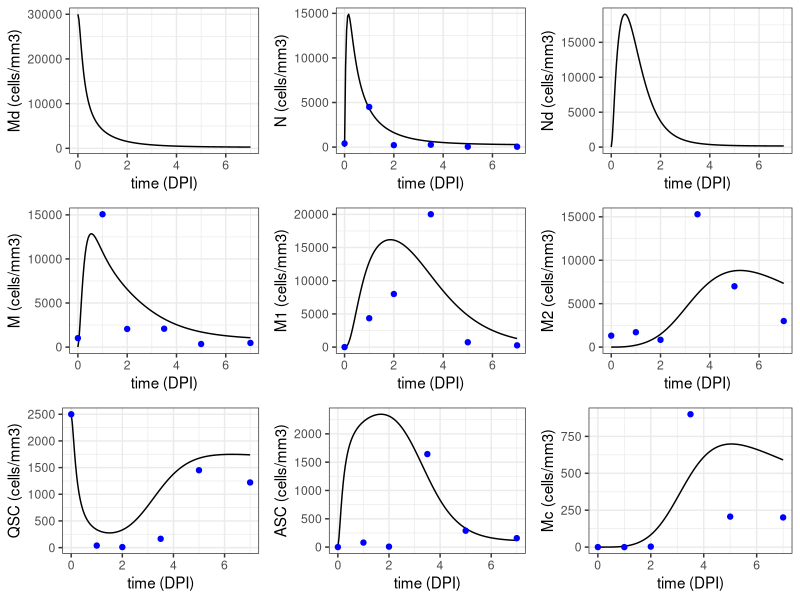
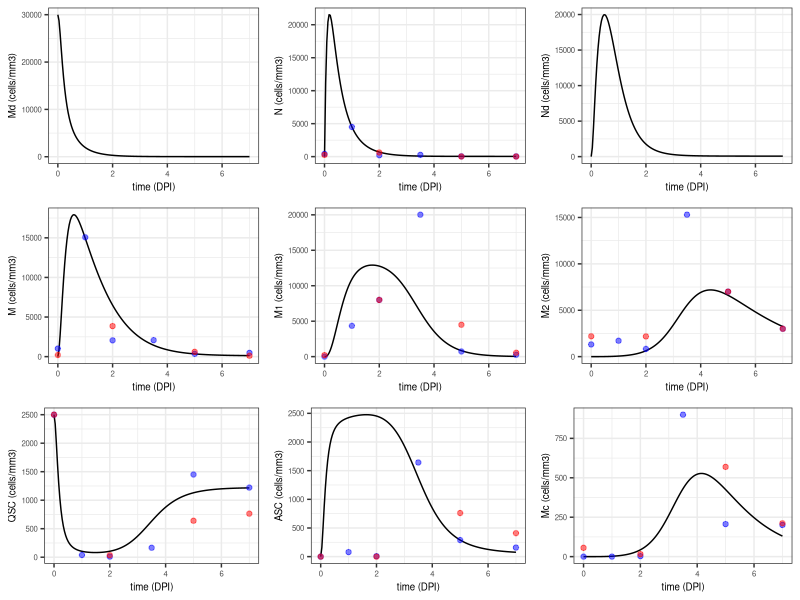

R code for these plots, in order: (Note: this script raises an error after producing the figures.)
# =================================================
# Re-runing the same Al-Ghazawi code with the new 
# Re-annotated data included for simulation 
# =================================================


#################### Libraries ####################

suppressPackageStartupMessages({
  library(deSolve)
  library(dplyr)
  library(tidyr)
  library(gplots)
  library(ggplot2)
  library(gridExtra)
  library(reshape2)
  library(RColorBrewer)
})

# ===================================== Own Annotated Data (2025-07-20) ===================================================

# Start with the raw proportions (my own proportions)
McKellarPercent <- data.frame(
  time = c(0, 1, 2, 3.5, 5, 7),
  Md = c(NA, NA, NA, NA, NA, NA),
  N = c(0.0778, 0.175, 0.0195, 0.00663, 0.00443, 0.00755),
  Nd = c(NA, NA, NA, NA, NA, NA),
  M = c(0.194, 0.586, 0.185, 0.0516, 0.0348, 0.0878),
  M1 = c(0, 0.169, 0.719, 0.496, 0.0724, 0.0491),
  M2 = c(0.251, 0.0666, 0.0751, 0.379, 0.695, 0.560),
  QSC = c(0.477, 0.00150, 0.000917, 0.00414, 0.144, 0.228),
  ASC = c(0, 0.00307, 0.000678, 0.0407, 0.0287, 0.0295),
  Mc = c(0, 0, 0.000282, 0.0223, 0.0205, 0.0375)
)

# Convert to percentage & round (except 'time')
McKellarPercent <- McKellarPercent %>%
  mutate(across(-time, ~ round(.x * 100, 2)))

# McKellarPercent now holds the percentage values rounded to 2 decimal points
print(McKellarPercent)

# Now for DeMicheli 

DeMicheliPercent <- data.frame(
  time = c(0, 2, 5, 7),
  Md = c(NA, NA, NA, NA),
  N = c(0.0487, 0.0425, 0.00149, 0.00323),
  Nd = c(NA, NA, NA, NA),
  M = c(0.0379, 0.262, 0.0430, 0.0220),
  M1 = c(0.0390, 0.543, 0.319, 0.108),
  M2 = c(0.404, 0.148, 0.497, 0.593),
  QSC = c(0.460, 0.00242, 0.0454, 0.151),
  ASC = c(0, 0, 0.0540, 0.0809),
  Mc = c(0.0103, 0.00108, 0.0404, 0.0418)
)

DeMicheliPercent <- DeMicheliPercent %>%
  mutate(across(-time, ~ round(.x * 100, 2)))

print(DeMicheliPercent)

# =========================================== Converting function to pre-defined scales ==========================================

# This function calibrates a given cells percent dataframe, like either of the two above
# to units of cells per cubic millimeter. It does so based on specified counts of
# representative cell types taken from the literature that should be achieved at different
# days post-injury.
CalibratePercents <- function(PercentDF) {
  CalibDF <- data.frame(PercentDF)
  NTimes <- nrow(PercentDF)
  NVars <- ncol(PercentDF)
  Times = PercentDF[,1]
  for (row in 1:NTimes) {
    # Figure out the scale factor for this row:
    RowTime <- PercentDF[row,1]
    RowScale <- 0
    if (RowTime==0) {
      RowScale <- 2500 / PercentDF[row,'QSC'] # QSC at Day 0 should be 2500
    }
    if (RowTime==1) {
      RowScale <- 4500 / PercentDF[row,'N'] # Neutrophils at Day 1 should be 4500
    }
    if (RowTime==2) {
      RowScale <- 8000 / PercentDF[row,'M1'] # M1 Macrophages at Day 2 should be 8000
    }
    if (RowTime==3.5) {
      RowScale <- 900 / PercentDF[row,'Mc'] # Myocytes at Day 3.5 should be 900
    }
    if (RowTime==5) {
      RowScale <- 7000 / PercentDF[row,'M2'] # M2 Macrophages at Day 5 should be 7000
    }
    if (RowTime==7) {
      RowScale <- 3000 / PercentDF[row,'M2'] # M2 Macrophages at Day 7 should be 3000
    }
    
    # Then apply the scale to the row
    CalibDF[row,] = RowScale * CalibDF[row,]
    
  }
  
  # Put but the times -- because we scaled them above, duh!
  CalibDF[,1] = Times
  return(CalibDF)
}

# Converted McKellar 
McKellarCellsPerMM3 <- CalibratePercents(McKellarPercent)
print(McKellarCellsPerMM3)

# COnverted Micheli 
DeMicheliCellsPerMM3 <- CalibratePercents(DeMicheliPercent)
print(DeMicheliCellsPerMM3)

# ============================================= ODE Model ==================================================

# Initial states of cell type variables
InitialState <- c(Md = 30000, # Dead mynuclei
                  N = 0, # Neutrophils
                  Nd = 0, # Dead neutrophils
                  M = 0, # Monocytes
                  M1 = 0, # M1 Macrophages
                  M2 = 0, # M2 Macrophages
                  QSC = 2500, # Quiescent satellite cells
                  ASC = 0, # Activated satellite cells
                  Mc = 0 # Myocytes
)

# Initial guesses at parameter values for differential equation model
# (arrived at by a combination of reasoning of time-scales for
# infiltration and exfiltration processes, as well as some amount of
# "by hand" tweaking based on qualitative expectations and comparison
# to McKellar data, but not DeMicheli data)
ParamsInit <- c(cNMd=0.0002, # Md removal by N
                cM1Md=0.00003, # Md removal by M1
                cNin=10, # N infiltration prompted by Md
                cNout=10, # N exfiltration
                cM1Nd=0.0001, # Nd removal by M1
                cMin=4, # M inflitration prompted by N
                cMM1=0.00005, # M differentiation to M1, prompted by Nd or Md
                cMout=1.2, # M exfiltration
                cM1out=1e-10, # M1 exflitration # Do we need this?
                cM1M2=1000, # M1 differentiation to M2
                cM2inhib=1000, # inhibition of M1 differentiation to M2
                cM2out=0.3, # M2 exfiltration
                cQSCN=0.0002, # QSC activation to ASC prompted by N
                cQSCMd=0.00002, # QSC activation to ASC prompted by Md
                cASCM2=0.0001, # ASC deactivation to QSC prompted by M2
                cASCpro=0.000005, # ASC proliferation prompted by M1
                cASCdiff=0.00005, # ASC differentiation to Mc prompted by M2
                cASCout=1e-10, # ASC exfiltration # Do we need this?
                cMcout=0.2 # Mc exit from system (really fusion into myotubes or something)
)

# ================================= ODE model dynamics ===============================================

# Observation times -- these are the McKellar days post injury, which
# conveniently include the DeMicheli days post injury as a subset
ObservationTimes <- c(0, 1, 2, 3.5, 5, 7)

# Function capturing regeneration dynamics
MuscleRegenDerivs <- function(time, state, params) {
  with(as.list(c(state, params)), { 
    
    dMd <- -cNMd * N * Md -cM1Md * M1 * Md  
    dN <- cNin * Md - cNout * N - cNMd * N * Md 
    dNd <- cNMd * N * Md - cM1Nd * M1 * Nd
    dM <- cMin * N - cMM1 * M * (Nd + Md) - cMout * M
    dM1 <- cMM1 * M * (Nd + Md) - cM1out * M1 - (cM1M2 / (cM2inhib + Nd + Md)) * M1
    dM2 <- M1 * cM1M2 / (cM2inhib + Nd + Md) - cM2out * M2
    dQSC <- -cQSCN * QSC * N - cQSCMd * QSC * Md + cASCM2 * M2 * ASC
    dASC <- cQSCN * QSC * N + cQSCMd * QSC * Md - cASCM2 * ASC * M2 + cASCpro * M1 * ASC - cASCdiff * M2 * ASC - cASCout * ASC
    dMc <- cASCdiff * ASC * M2 - cMcout * Mc
    
    return(list(c(dMd, dN, dNd, dM, dM1, dM2, dQSC, dASC, dMc)))
  })
}

# ============================================== Simulation Function ======================================

# Function to perform one simulation trajectory for a given set of parameters
# A second parameter OutputTimes is optional, and allows user to specify
# which time points should be reported. By default, the function returns
# time points from 0 to 7 days in increments of 1 hour
MuscleSimulation <- function(Params,OutputTimes=c()) {
  
  # Figure out time points
  if (length(OutputTimes)==0) {
    OutputTimes = seq(from = 0, to = 7, by = 1/24)
  }
  
  # Call ODE simulator to solve dynamics
  Trajectory <- ode(y = InitialState,
                    times = OutputTimes,
                    func = MuscleRegenDerivs,
                    parms = Params,
                    method = 'lsoda')
  
  # Return solution
  return(Trajectory)
}

# ======================================= Plotting Function =========================================================

# Function to plot the outcome of a simulation, optionally showing also 
# McKellar and/or DeMicheli data
ShowSimulation <- function(TrajData,ShowMcK=FALSE,ShowDeM=FALSE) {
  # Rearrange data into long lists with time and variable name as keys, and cells/mm3 values in Traj, McK or DeM columns
  TrajDF <- as.data.frame(TrajData)
  TrajLong <- TrajDF %>% 
    pivot_longer(cols = -time, names_to = "variable", values_to = "Traj")
  McKLong <- McKellarCellsPerMM3 %>% 
    pivot_longer(cols = -time, names_to = "variable", values_to = "McK")
  DeMLong <- DeMicheliCellsPerMM3 %>% 
    pivot_longer(cols = -time, names_to = "variable", values_to = "DeM")
  
  # Then join those, essentially filling in NA for McK and DeM wherever they don't have a value
  Joined_Temp <- left_join(TrajLong, McKLong, by = c("time", "variable")) 
  Joined <- left_join(Joined_Temp, DeMLong, by = c("time", "variable"))
  
  # Finally, separate them again!
  
  # Create plots for each variable
  plots <- lapply(unique(Joined$variable), function(var) {
    
    # Extract trajectory and observed just for that variable
    JoinedVar = filter(Joined,variable==var)
    
    # Plot it, depending on which observed data was requested
    if (ShowMcK==FALSE & ShowDeM==FALSE) {
      ggp <- ggplot(JoinedVar, aes(x=time)) + geom_line(aes(y=Traj)) + labs(x = "time (DPI)", y = paste(var, "(cells/mm3)")) + theme_bw()
    }
    if (ShowMcK==TRUE & ShowDeM==FALSE) {
      ggp <- ggplot(JoinedVar, aes(x=time)) + geom_line(aes(y=Traj)) + geom_point(aes(y=McK), color="blue") + labs(x = "time (DPI)", y = paste(var, "(cells/mm3)")) + theme_bw()
    }
    if (ShowMcK==FALSE & ShowDeM==TRUE) {
      ggp <- ggplot(JoinedVar, aes(x=time)) + geom_line(aes(y=Traj)) + geom_point(aes(y=DeM), color="red") + labs(x = "time (DPI)", y = paste(var, "(cells/mm3)")) + theme_bw()
    }
    if (ShowMcK==TRUE & ShowDeM==TRUE) {
      ggp <- ggplot(JoinedVar, aes(x=time)) + geom_line(aes(y=Traj)) + geom_point(aes(y=McK), color="blue", alpha=0.5) + geom_point(aes(y=DeM), color="red", alpha=0.5) + labs(x = "time (DPI)", y = paste(var, "(cells/mm3)")) + theme_bw() + theme(text = element_text(size=7))
    }
    return(ggp)
  })
  
  # Combine all the plots into one grid
  plot_grid <- do.call(grid.arrange, c(plots, ncol = 3, nrow = 3))
  
  # Save the combined plot grid to the specified location
  ggsave("D:/Masters/Processing Codes/Masters Paper Figure/ODE/NoUse_simulation_results.png", 
         plot = plot_grid, 
         width = 12, height = 12, dpi = 300)
  
  # Print the combined plot grid
  print(plot_grid)
}

# How does it look with default parameters?
Traj <- MuscleSimulation(ParamsInit)
ShowSimulation(Traj,TRUE,FALSE)

########################################## Model fitting-related functions ##########################################

# Objective function to minimize - sum squared error of residuals of each
# state variable, normalized by the maximum observed value of that state variable.
# By default, the Params are evaluated with respect to McKellar dataset.
# Enter
Error <- function(Params,CompareTo="McKellar") {
  
  # Simulate trajectory with the parameters Params
  if (CompareTo=="McKellar") {
    Traj <- MuscleSimulation(Params,OutputTimes=c(0,1,2,3.5,5,7))
    TrajDF <- as.data.frame(Traj)
    Empirical <- McKellarCellsPerMM3
  } else {
    if (CompareTo=="DeMicheli") {
      Traj <- MuscleSimulation(Params,OutputTimes=c(0,2,5,7))
      TrajDF <- as.data.frame(Traj)
      Empirical <- DeMicheliCellsPerMM3
    } else {
      print("Unknown dataset")
      return(+inf)
    }
  }
  
  # Calculate error for each variable
  errorN <- sum(sqrt(((Empirical$N - TrajDF$N) / max(Empirical$N, na.rm = TRUE))^2))
  errorM <- sum(sqrt(((Empirical$M - TrajDF$M) / max(Empirical$M, na.rm = TRUE))^2))
  errorM1 <- sum(sqrt(((Empirical$M1 - TrajDF$M1) / max(Empirical$M1, na.rm = TRUE))^2))
  errorM2 <- sum(sqrt(((Empirical$M2 - TrajDF$M2) / max(Empirical$M2, na.rm = TRUE))^2))
  errorQSC <- sum(sqrt(((Empirical$QSC - TrajDF$QSC) / max(Empirical$QSC, na.rm = TRUE))^2))
  errorASC <- sum(sqrt(((Empirical$ASC - TrajDF$ASC) / max(Empirical$ASC, na.rm = TRUE))^2))
  errorMc <- sum(sqrt(((Empirical$Mc - TrajDF$Mc) / max(Empirical$Mc, na.rm = TRUE))^2))
  
  total_error <- errorN + errorM + errorM1 + errorM2 + errorQSC + errorASC + errorMc
  return(total_error)
}

# Similar to the above function Error with parameter "McKellar" for dataset.
# However, this function assumes that the logarithms of the parameters are input.
# It takes the exponential of that input to compute the regular-scale parameters,
# which it then feeds into Error. This is useful because it ensures regular-scale
# parameters are always positive.
Error_LogParams <- function(LogParams,CompareTo="McKellar") {
  Params <- exp(LogParams)
  return(Error(Params,CompareTo))
}

# Error of initial parameters
McK_ErrorInit <- Error(ParamsInit,"McKellar")
print(paste("Error on McKellar data with initial parameters:",McK_ErrorInit))
DeM_ErrorInit <- Error(ParamsInit,"DeMicheli")
print(paste("Error on DeMicheli data with initial parameters:",DeM_ErrorInit))

# Parameter optimization by Nelder-Mead method
y = optim(log(ParamsInit),Error_LogParams,method="Nelder-Mead")
ParamsOpt <- exp(y$par)
TrajOpt <- MuscleSimulation(ParamsOpt)
ShowSimulation(TrajOpt,TRUE,TRUE)

# Error after optimization?
McK_ErrorOpt <- Error(ParamsOpt,"McKellar")
print(paste("Error on McKellar data with optimized parameters:",McK_ErrorOpt))
DeM_ErrorOpt <- Error(ParamsOpt,"DeMicheli")
print(paste("Error on DeMicheli data with optimized parameters:",DeM_ErrorOpt))

# ================================= Initial and Optimized Parameter table for the paper ======================

# Print and save initial and optimized parameters
cat("Initial Parameters (ParamsInit):\n")
print(ParamsInit)

cat("\nOptimized Parameters (ParamsOpt):\n")
print(ParamsOpt)

# Save both to CSV for documentation
ParamTable <- data.frame(
  Parameter = names(ParamsInit),
  Initial = round(ParamsInit, 6),
  Optimized = round(ParamsOpt, 6)
)

# Set output path
output_dir <- "D:/Masters/Processing Codes/Masters Paper Figure/"
output_file <- file.path(output_dir, "ODE_Model_Parameter_Comparison.csv")

# Write CSV
write.csv(ParamTable, output_file, row.names = FALSE)

cat(paste("\nParameter table saved to:", output_file, "\n"))

# Save both to CSV for documentation — with better small value preservation
ParamTable <- data.frame(
  Parameter = names(ParamsInit),
  Initial = format(ParamsInit, scientific = TRUE, digits = 6),
  Optimized = format(ParamsOpt, scientific = TRUE, digits = 6)
)

# Output location
output_dir <- "D:/Masters/Processing Codes/Masters Paper Figure/"
output_file <- file.path(output_dir, "Accurate_ODE_Model_Parameter_Comparison.csv")

# Save to CSV
write.csv(ParamTable, output_file, row.names = FALSE)

cat(paste("\nParameter table saved to:", output_file, "\n"))


############################
### Sensitivity analysis ###
############################

# First, we compute the standard trajectory at the optimized parameters
# at 1 hour time interval
TrajOpt = as.data.frame(MuscleSimulation(ParamsOpt))

# Now, for each parameter, we simulate what would happen when that parameter
# is increased by 1%
TrajsPerturb <- c()
for (ParamIndex in 1:length(ParamsOpt)) {
  ParamsPerturb <- ParamsOpt
  ParamsPerturb[ParamIndex] <- ParamsPerturb[ParamIndex]*1.01
  TrajPerturb <- as.data.frame(MuscleSimulation(ParamsPerturb))
  TrajsPerturb <- c(TrajsPerturb,TrajPerturb)
}

# A function for plotting Sensitivity results after grouping by variable, 
# which are computed below
OurBluRed <- c('#6666FF','#7777FF','#8888FF','#9999FF','#AAAAFF','#BBBBFF','#CCCCFF','#DDDDFF','#EEEEFF','#FFFFFF','#FFEEEE','#FFDDDD','#FFCCCC','#FFBBBB','#FFAAAA','#FF9999','#FF8888','#FF7777','#FF6666')
ShowSensitivity <- function(PerturbMat,VarName='') {
  MaxAbs <- max(abs(PerturbMat))
  ToShow <- 0.5*PerturbMat/MaxAbs + 0.5 # Scaling between zero and one, with zero in the center
  NRows <- nrow(ToShow)
  NCols <- ncol(ToShow)
  for (i in 1:NRows) {
    ToShow[i,1:NCols] <- ToShow[i,NCols:1]
  }
  image(ToShow,col=OurBluRed,zlim=c(0,1),xaxt="n",yaxt="n")
  title(VarName)
  angleAxis(side=4, at=((0:(length(ParamsInit)-1))-0.0)/(length(ParamsInit)-1), labels=rev(names(ParamsInit)), srt=0, cex=0.75, xpd=TRUE)
  axis(side=1, at=(0:7)/7, labels=c('0','1','2','3','4','5','6','7'), cex=0.8, lwd.ticks=0, padj=-1.6)
}

# Now, for each state variable, compute a matrix of the proportionate differences
VarNames = names(InitialState)

# Save the grid of heatmaps as a PNG file
png(filename = "D:/Masters/Processing Codes/Masters Paper Figure/ODE/sensitivity_analysis_grid.png", 
    width = 2400, height = 2400, res = 300)  # Adjust the size as needed

# Set up a 3x3 grid of plots for the heatmaps
par(mfrow=c(3,3),mai=c(0.15,0.1,0.4,0.4))

# Loop through the variables and generate the sensitivity heatmaps
for (StateIndex in 1:length(InitialState)) {
  VarMax <- max(TrajOpt[[StateIndex+1]])
  PerturbMat <- matrix(data=0,nrow=length(TrajsPerturb[[1]]),ncol=length(ParamsOpt))
  for (ParamIndex in 1:length(ParamsOpt)) {
    PerturbMat[,ParamIndex] <- (TrajsPerturb[[10*(ParamIndex-1)+StateIndex+1]]-TrajOpt[[StateIndex+1]])/VarMax
  }
  PerturbMaxAbs <- max(abs(PerturbMat))
  PerturbMat <- PerturbMat / PerturbMaxAbs
  ShowSensitivity(PerturbMat,VarNames[StateIndex])
} 

# Close the PNG device to save the image
dev.off()
